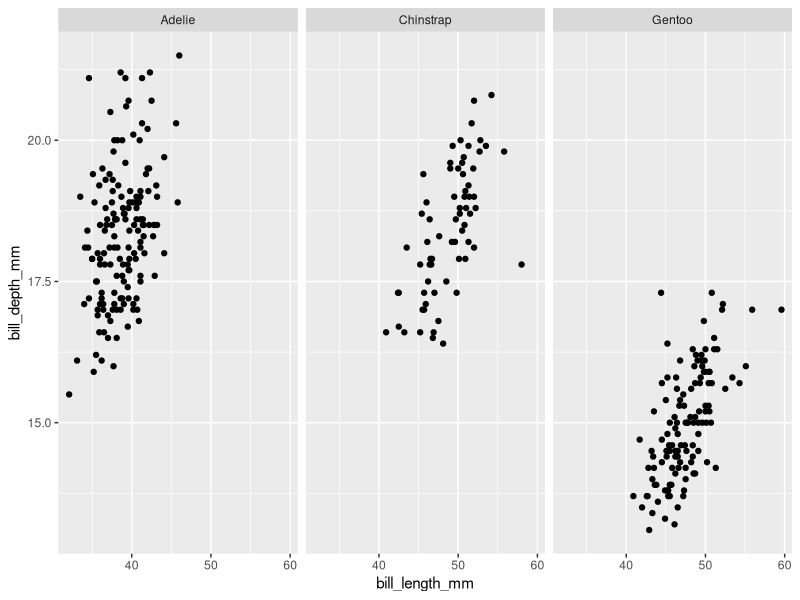
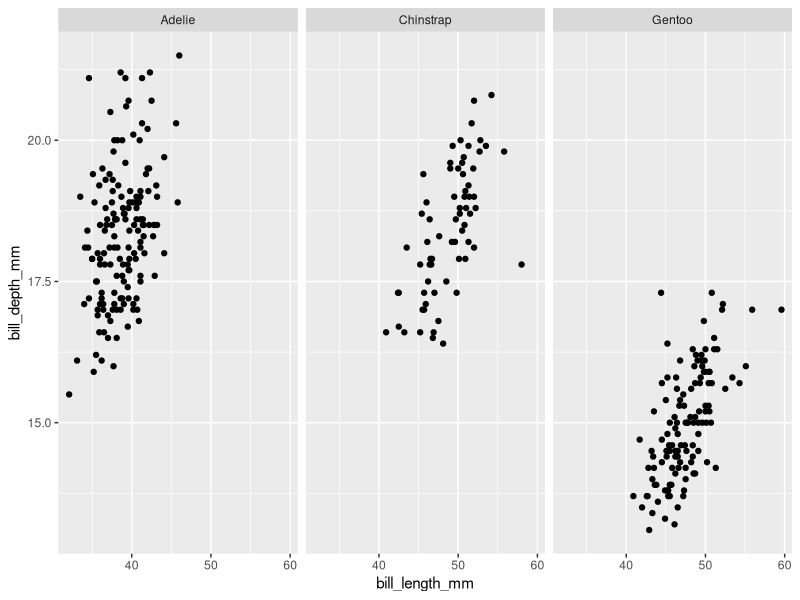

These charts were generated, in order, by the following R code:

            library(ggplot2)
            library(palmerpenguins)
            built_answer <- tryCatch(
                {
                    set.seed(42)
                    ggplot(penguins, aes(x = bill_length_mm, y = bill_depth_mm)) + geom_point() + facet_wrap(~ species)
                    suppressWarnings(
                        if (!file.exists("/sandbox/figures/bill-length_bill-depth_scatter_facet_species_answer.png")) {
                            ggsave(
                                width = 3,
                                height = 3,
                                "/sandbox/figures/bill-length_bill-depth_scatter_facet_species_answer.png"
                            )
                        }
                    )
                    suppressWarnings(
                        ggplot_build(last_plot())
                    )
                },
                error = function(e) {
                    'ERROR'
                }
            )
            built_submission <- tryCatch(
                {
                    set.seed(42)
                    ggplot(penguins, aes(x = bill_length_mm, y = bill_depth_mm)) +
  geom_point() +
  facet_wrap(~ species, ncol = 3)
                    suppressWarnings(
                        ggsave(
                            width = 3,
                            height = 3,
                            "figures/bill-length_bill-depth_scatter_facet_species_submission_command-a-plus.png"
                        )
                    )
                    suppressWarnings(
                        ggplot_build(last_plot())
                    )
                },
                error = function(e) {
                    'ERROR'
                }
            )
            cat(isTRUE(all.equal(built_answer, built_submission)))
        
